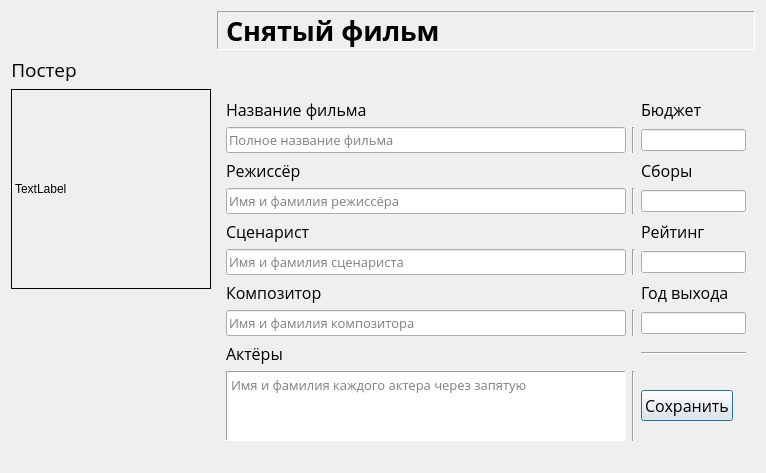
<?xml version="1.0" encoding="UTF-8"?>
<ui version="4.0">
 <class>Form</class>
 <widget class="QWidget" name="Form">
  <property name="geometry">
   <rect>
    <x>0</x>
    <y>0</y>
    <width>766</width>
    <height>448</height>
   </rect>
  </property>
  <property name="sizePolicy">
   <sizepolicy hsizetype="Preferred" vsizetype="Preferred">
    <horstretch>0</horstretch>
    <verstretch>0</verstretch>
   </sizepolicy>
  </property>
  <property name="minimumSize">
   <size>
    <width>0</width>
    <height>0</height>
   </size>
  </property>
  <property name="windowTitle">
   <string>Form</string>
  </property>
  <layout class="QFormLayout" name="formLayout">
   <item row="0" column="0">
    <widget class="QLabel" name="logo">
     <property name="text">
      <string/>
     </property>
     <property name="pixmap">
      <pixmap>images/logo3.png</pixmap>
     </property>
     <property name="scaledContents">
      <bool>false</bool>
     </property>
    </widget>
   </item>
   <item row="1" column="0">
    <widget class="QLabel" name="label_3">
     <property name="sizePolicy">
      <sizepolicy hsizetype="Fixed" vsizetype="Fixed">
       <horstretch>0</horstretch>
       <verstretch>0</verstretch>
      </sizepolicy>
     </property>
     <property name="font">
      <font>
       <family>Open Sans</family>
       <pointsize>14</pointsize>
       <weight>50</weight>
       <bold>false</bold>
      </font>
     </property>
     <property name="layoutDirection">
      <enum>Qt::LeftToRight</enum>
     </property>
     <property name="frameShape">
      <enum>QFrame::NoFrame</enum>
     </property>
     <property name="text">
      <string>Постер</string>
     </property>
     <property name="alignment">
      <set>Qt::AlignCenter</set>
     </property>
    </widget>
   </item>
   <item row="2" column="0">
    <widget class="QLabel" name="label">
     <property name="sizePolicy">
      <sizepolicy hsizetype="Fixed" vsizetype="Fixed">
       <horstretch>0</horstretch>
       <verstretch>0</verstretch>
      </sizepolicy>
     </property>
     <property name="minimumSize">
      <size>
       <width>200</width>
       <height>200</height>
      </size>
     </property>
     <property name="font">
      <font>
       <weight>50</weight>
       <bold>false</bold>
      </font>
     </property>
     <property name="frameShape">
      <enum>QFrame::Box</enum>
     </property>
     <property name="text">
      <string>TextLabel</string>
     </property>
    </widget>
   </item>
   <item row="2" column="1">
    <widget class="QWidget" name="widget" native="true">
     <property name="sizePolicy">
      <sizepolicy hsizetype="Preferred" vsizetype="Preferred">
       <horstretch>0</horstretch>
       <verstretch>0</verstretch>
      </sizepolicy>
     </property>
     <layout class="QGridLayout" name="gridLayout_2">
      <item row="2" column="1">
       <widget class="Line" name="line">
        <property name="orientation">
         <enum>Qt::Vertical</enum>
        </property>
       </widget>
      </item>
      <item row="6" column="0">
       <widget class="QLineEdit" name="lineEdit_2">
        <property name="sizePolicy">
         <sizepolicy hsizetype="Preferred" vsizetype="Fixed">
          <horstretch>0</horstretch>
          <verstretch>0</verstretch>
         </sizepolicy>
        </property>
        <property name="minimumSize">
         <size>
          <width>400</width>
          <height>0</height>
         </size>
        </property>
        <property name="font">
         <font>
          <family>Open Sans</family>
          <pointsize>10</pointsize>
         </font>
        </property>
        <property name="placeholderText">
         <string>Имя и фамилия сценариста</string>
        </property>
       </widget>
      </item>
      <item row="4" column="2">
       <widget class="QLineEdit" name="lineEdit_6"/>
      </item>
      <item row="9" column="0">
       <widget class="QLabel" name="label_7">
        <property name="font">
         <font>
          <family>Open Sans</family>
          <pointsize>12</pointsize>
         </font>
        </property>
        <property name="text">
         <string>Актёры</string>
        </property>
       </widget>
      </item>
      <item row="0" column="2">
       <widget class="QLabel" name="label_8">
        <property name="font">
         <font>
          <family>Open Sans</family>
          <pointsize>12</pointsize>
         </font>
        </property>
        <property name="text">
         <string>Бюджет</string>
        </property>
       </widget>
      </item>
      <item row="8" column="0">
       <widget class="QLineEdit" name="lineEdit">
        <property name="sizePolicy">
         <sizepolicy hsizetype="Preferred" vsizetype="Fixed">
          <horstretch>0</horstretch>
          <verstretch>0</verstretch>
         </sizepolicy>
        </property>
        <property name="minimumSize">
         <size>
          <width>400</width>
          <height>0</height>
         </size>
        </property>
        <property name="font">
         <font>
          <family>Open Sans</family>
          <pointsize>10</pointsize>
         </font>
        </property>
        <property name="placeholderText">
         <string>Имя и фамилия композитора</string>
        </property>
       </widget>
      </item>
      <item row="2" column="2">
       <widget class="QLineEdit" name="lineEdit_5"/>
      </item>
      <item row="0" column="0">
       <widget class="QLabel" name="label_2">
        <property name="sizePolicy">
         <sizepolicy hsizetype="Fixed" vsizetype="Fixed">
          <horstretch>0</horstretch>
          <verstretch>0</verstretch>
         </sizepolicy>
        </property>
        <property name="font">
         <font>
          <family>Open Sans</family>
          <pointsize>12</pointsize>
          <weight>50</weight>
          <bold>false</bold>
         </font>
        </property>
        <property name="autoFillBackground">
         <bool>false</bool>
        </property>
        <property name="inputMethodHints">
         <set>Qt::ImhNone</set>
        </property>
        <property name="text">
         <string>Название фильма</string>
        </property>
        <property name="textFormat">
         <enum>Qt::PlainText</enum>
        </property>
        <property name="scaledContents">
         <bool>false</bool>
        </property>
        <property name="wordWrap">
         <bool>false</bool>
        </property>
       </widget>
      </item>
      <item row="8" column="1">
       <widget class="Line" name="line_4">
        <property name="orientation">
         <enum>Qt::Vertical</enum>
        </property>
       </widget>
      </item>
      <item row="4" column="0">
       <widget class="QLineEdit" name="lineEdit_3">
        <property name="sizePolicy">
         <sizepolicy hsizetype="Preferred" vsizetype="Fixed">
          <horstretch>0</horstretch>
          <verstretch>0</verstretch>
         </sizepolicy>
        </property>
        <property name="minimumSize">
         <size>
          <width>400</width>
          <height>0</height>
         </size>
        </property>
        <property name="font">
         <font>
          <family>Open Sans</family>
          <pointsize>10</pointsize>
         </font>
        </property>
        <property name="placeholderText">
         <string>Имя и фамилия режиссёра</string>
        </property>
       </widget>
      </item>
      <item row="10" column="0">
       <widget class="QTextEdit" name="textEdit">
        <property name="font">
         <font>
          <family>Open Sans</family>
          <pointsize>10</pointsize>
         </font>
        </property>
        <property name="frameShape">
         <enum>QFrame::Panel</enum>
        </property>
        <property name="sizeAdjustPolicy">
         <enum>QAbstractScrollArea::AdjustToContents</enum>
        </property>
        <property name="placeholderText">
         <string>Имя и фамилия каждого актера через запятую</string>
        </property>
       </widget>
      </item>
      <item row="5" column="2">
       <widget class="QLabel" name="label_10">
        <property name="font">
         <font>
          <family>Open Sans</family>
          <pointsize>12</pointsize>
         </font>
        </property>
        <property name="text">
         <string>Рейтинг</string>
        </property>
       </widget>
      </item>
      <item row="8" column="2">
       <widget class="QLineEdit" name="lineEdit_8"/>
      </item>
      <item row="7" column="0">
       <widget class="QLabel" name="label_6">
        <property name="font">
         <font>
          <family>Open Sans</family>
          <pointsize>12</pointsize>
         </font>
        </property>
        <property name="text">
         <string>Композитор</string>
        </property>
       </widget>
      </item>
      <item row="7" column="2">
       <widget class="QLabel" name="label_11">
        <property name="font">
         <font>
          <family>Open Sans</family>
          <pointsize>12</pointsize>
         </font>
        </property>
        <property name="text">
         <string>Год выхода</string>
        </property>
       </widget>
      </item>
      <item row="3" column="0">
       <widget class="QLabel" name="label_4">
        <property name="sizePolicy">
         <sizepolicy hsizetype="Fixed" vsizetype="Fixed">
          <horstretch>0</horstretch>
          <verstretch>0</verstretch>
         </sizepolicy>
        </property>
        <property name="font">
         <font>
          <family>Open Sans</family>
          <pointsize>12</pointsize>
         </font>
        </property>
        <property name="text">
         <string>Режиссёр</string>
        </property>
       </widget>
      </item>
      <item row="6" column="1">
       <widget class="Line" name="line_3">
        <property name="orientation">
         <enum>Qt::Vertical</enum>
        </property>
       </widget>
      </item>
      <item row="5" column="0">
       <widget class="QLabel" name="label_5">
        <property name="font">
         <font>
          <family>Open Sans</family>
          <pointsize>12</pointsize>
         </font>
        </property>
        <property name="text">
         <string>Сценарист</string>
        </property>
       </widget>
      </item>
      <item row="4" column="1">
       <widget class="Line" name="line_2">
        <property name="orientation">
         <enum>Qt::Vertical</enum>
        </property>
       </widget>
      </item>
      <item row="3" column="2">
       <widget class="QLabel" name="label_9">
        <property name="font">
         <font>
          <family>Open Sans</family>
          <pointsize>12</pointsize>
         </font>
        </property>
        <property name="text">
         <string>Сборы</string>
        </property>
       </widget>
      </item>
      <item row="2" column="0">
       <widget class="QLineEdit" name="lineEdit_4">
        <property name="sizePolicy">
         <sizepolicy hsizetype="Preferred" vsizetype="Fixed">
          <horstretch>0</horstretch>
          <verstretch>0</verstretch>
         </sizepolicy>
        </property>
        <property name="minimumSize">
         <size>
          <width>400</width>
          <height>0</height>
         </size>
        </property>
        <property name="font">
         <font>
          <family>Open Sans</family>
          <pointsize>10</pointsize>
         </font>
        </property>
        <property name="text">
         <string/>
        </property>
        <property name="placeholderText">
         <string>Полное название фильма</string>
        </property>
       </widget>
      </item>
      <item row="6" column="2">
       <widget class="QLineEdit" name="lineEdit_7"/>
      </item>
      <item row="10" column="2">
       <widget class="QPushButton" name="pushButton">
        <property name="sizePolicy">
         <sizepolicy hsizetype="Fixed" vsizetype="Fixed">
          <horstretch>0</horstretch>
          <verstretch>0</verstretch>
         </sizepolicy>
        </property>
        <property name="font">
         <font>
          <family>Open Sans</family>
          <pointsize>12</pointsize>
         </font>
        </property>
        <property name="text">
         <string>Сохранить</string>
        </property>
        <property name="default">
         <bool>true</bool>
        </property>
        <property name="flat">
         <bool>false</bool>
        </property>
       </widget>
      </item>
      <item row="10" column="1">
       <widget class="Line" name="line_5">
        <property name="orientation">
         <enum>Qt::Vertical</enum>
        </property>
       </widget>
      </item>
      <item row="9" column="2">
       <widget class="Line" name="line_6">
        <property name="orientation">
         <enum>Qt::Horizontal</enum>
        </property>
       </widget>
      </item>
     </layout>
    </widget>
   </item>
   <item row="4" column="1">
    <widget class="Line" name="line_7">
     <property name="orientation">
      <enum>Qt::Vertical</enum>
     </property>
    </widget>
   </item>
   <item row="3" column="1">
    <widget class="Line" name="line_8">
     <property name="orientation">
      <enum>Qt::Vertical</enum>
     </property>
    </widget>
   </item>
   <item row="0" column="1">
    <widget class="QLabel" name="label_12">
     <property name="font">
      <font>
       <family>Proxima Nova</family>
       <pointsize>20</pointsize>
       <weight>75</weight>
       <bold>true</bold>
      </font>
     </property>
     <property name="frameShape">
      <enum>QFrame::Panel</enum>
     </property>
     <property name="frameShadow">
      <enum>QFrame::Sunken</enum>
     </property>
     <property name="text">
      <string>Снятый фильм</string>
     </property>
    </widget>
   </item>
  </layout>
 </widget>
 <resources/>
 <connections/>
</ui>
